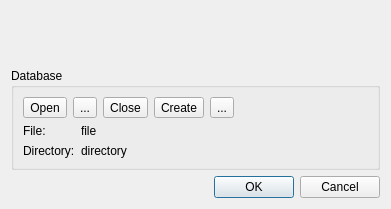
<?xml version="1.0" encoding="UTF-8"?>
<ui version="4.0">
 <class>mdtSqlDatabaseDialogSqlite</class>
 <widget class="QDialog" name="mdtSqlDatabaseDialogSqlite">
  <property name="geometry">
   <rect>
    <x>0</x>
    <y>0</y>
    <width>391</width>
    <height>209</height>
   </rect>
  </property>
  <property name="windowTitle">
   <string>SQLite database</string>
  </property>
  <layout class="QVBoxLayout" name="verticalLayout_2">
   <item>
    <widget class="mdtSqlConnectionNameWidget" name="wConnectionName" native="true"/>
   </item>
   <item>
    <widget class="QGroupBox" name="gbDatabase">
     <property name="title">
      <string>Database</string>
     </property>
     <layout class="QVBoxLayout" name="verticalLayout">
      <item>
       <layout class="QHBoxLayout" name="horizontalLayout">
        <item>
         <widget class="QToolButton" name="tbOpenDatabase">
          <property name="toolTip">
           <string>Open database</string>
          </property>
          <property name="text">
           <string>Open</string>
          </property>
          <property name="icon">
           <iconset theme="document-open">
            <normaloff/>
           </iconset>
          </property>
         </widget>
        </item>
        <item>
         <widget class="QToolButton" name="tbClearDatabaseName">
          <property name="toolTip">
           <string>Clear database file name</string>
          </property>
          <property name="text">
           <string>...</string>
          </property>
          <property name="icon">
           <iconset theme="edit-clear"/>
          </property>
         </widget>
        </item>
        <item>
         <widget class="QToolButton" name="tbCloseDatabase">
          <property name="toolTip">
           <string>Close database</string>
          </property>
          <property name="text">
           <string>Close</string>
          </property>
          <property name="icon">
           <iconset theme="document-close">
            <normaloff/>
           </iconset>
          </property>
         </widget>
        </item>
        <item>
         <widget class="QToolButton" name="tbCreateDatabase">
          <property name="toolTip">
           <string>Create new database</string>
          </property>
          <property name="text">
           <string>Create</string>
          </property>
          <property name="icon">
           <iconset theme="document-new">
            <normaloff/>
           </iconset>
          </property>
         </widget>
        </item>
        <item>
         <widget class="QToolButton" name="tbDeleteDatabase">
          <property name="toolTip">
           <string>Delete database</string>
          </property>
          <property name="text">
           <string>...</string>
          </property>
          <property name="icon">
           <iconset theme="edit-delete">
            <normaloff/>
           </iconset>
          </property>
         </widget>
        </item>
        <item>
         <spacer name="horizontalSpacer">
          <property name="orientation">
           <enum>Qt::Horizontal</enum>
          </property>
          <property name="sizeHint" stdset="0">
           <size>
            <width>40</width>
            <height>20</height>
           </size>
          </property>
         </spacer>
        </item>
       </layout>
      </item>
      <item>
       <layout class="QFormLayout" name="formLayout">
        <item row="0" column="0">
         <widget class="QLabel" name="lbFileNameLabel">
          <property name="text">
           <string>File:</string>
          </property>
         </widget>
        </item>
        <item row="0" column="1">
         <widget class="QLabel" name="lbFileName">
          <property name="text">
           <string>file</string>
          </property>
         </widget>
        </item>
        <item row="1" column="0">
         <widget class="QLabel" name="lbDirectoryLabel">
          <property name="text">
           <string>Directory:</string>
          </property>
         </widget>
        </item>
        <item row="1" column="1">
         <widget class="QLabel" name="lbDirectory">
          <property name="text">
           <string>directory</string>
          </property>
         </widget>
        </item>
       </layout>
      </item>
     </layout>
    </widget>
   </item>
   <item>
    <widget class="QDialogButtonBox" name="buttonBox">
     <property name="orientation">
      <enum>Qt::Horizontal</enum>
     </property>
     <property name="standardButtons">
      <set>QDialogButtonBox::Cancel|QDialogButtonBox::Ok</set>
     </property>
    </widget>
   </item>
  </layout>
 </widget>
 <customwidgets>
  <customwidget>
   <class>mdtSqlConnectionNameWidget</class>
   <extends>QWidget</extends>
   <header>mdtSqlConnectionNameWidget.h</header>
   <container>1</container>
  </customwidget>
 </customwidgets>
 <resources/>
 <connections>
  <connection>
   <sender>buttonBox</sender>
   <signal>accepted()</signal>
   <receiver>mdtSqlDatabaseDialogSqlite</receiver>
   <slot>accept()</slot>
   <hints>
    <hint type="sourcelabel">
     <x>248</x>
     <y>254</y>
    </hint>
    <hint type="destinationlabel">
     <x>157</x>
     <y>274</y>
    </hint>
   </hints>
  </connection>
  <connection>
   <sender>buttonBox</sender>
   <signal>rejected()</signal>
   <receiver>mdtSqlDatabaseDialogSqlite</receiver>
   <slot>reject()</slot>
   <hints>
    <hint type="sourcelabel">
     <x>316</x>
     <y>260</y>
    </hint>
    <hint type="destinationlabel">
     <x>286</x>
     <y>274</y>
    </hint>
   </hints>
  </connection>
 </connections>
</ui>
